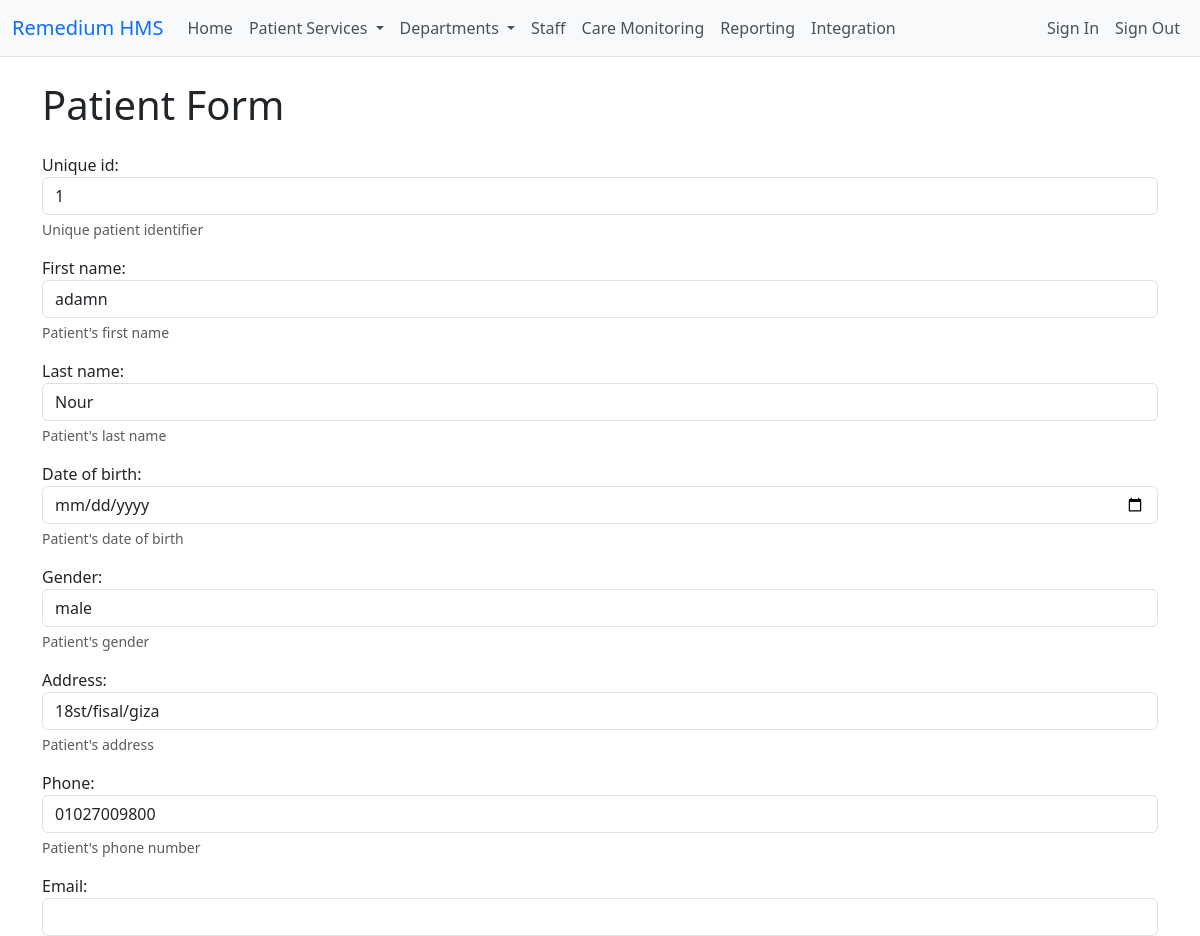
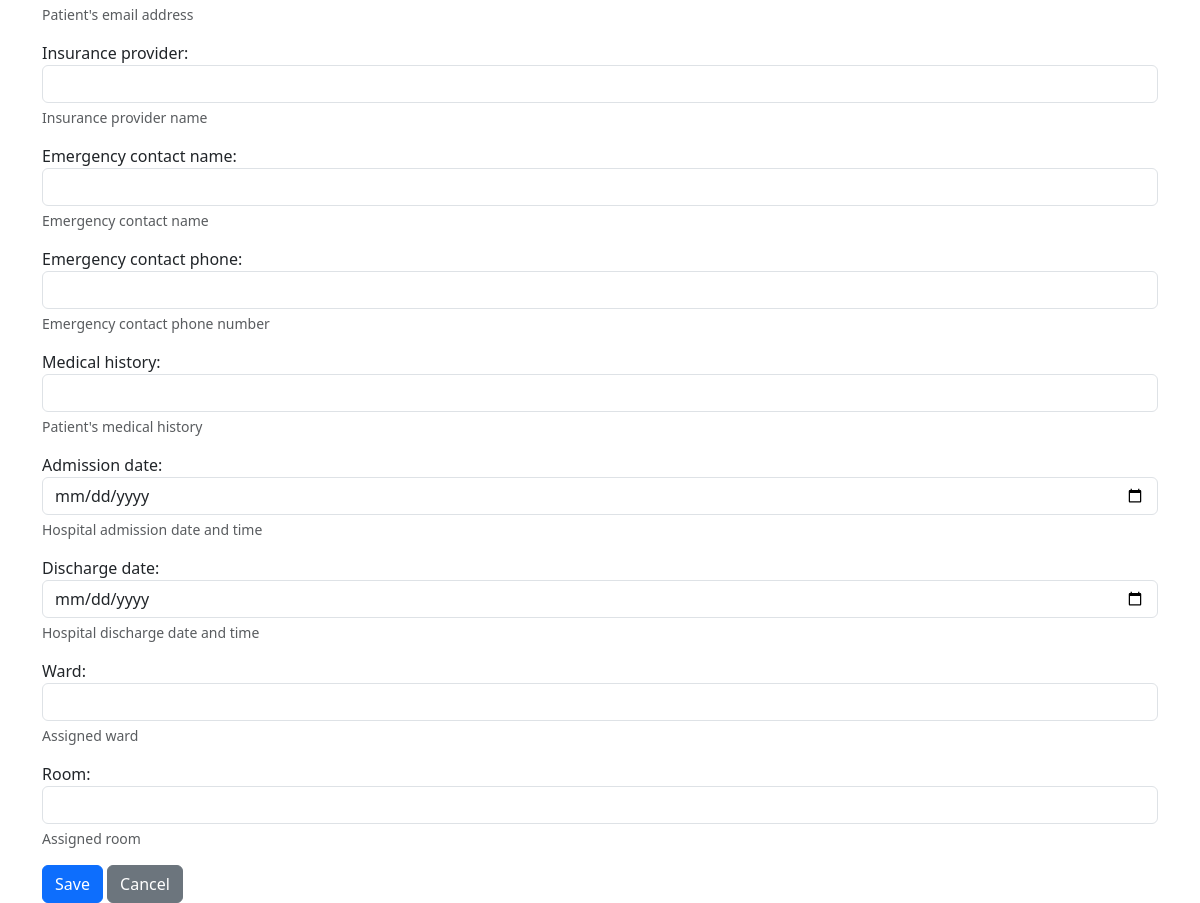
Screenshot of /patients/1/update/ (signed in) with the database file from the repository (2 pictures, top to bottom).
### patients/models.py (models this page shows, shortened)
class Patient(models.Model):
    GENDER_CHOICES = [
        ('M', 'Male'),
        ('F', 'Female'),
        ('O', 'Other'),
        ('P', 'Prefer not to say'),
    ]
    class Meta:
        app_label = 'patients'
        permissions = [
            ('patients_view_patient', 'Can view patient'),
            ('patients_add_patient', 'Can add patient'),
            ('patients_change_patient', 'Can change patient'),
            ('patients_delete_patient', 'Can delete patient'),
        ]
        constraints = [
            models.CheckConstraint(
                check=models.Q(discharge_date__isnull=True) | models.Q(discharge_date__gte=models.F('admission_date')),
                name='discharge_after_admission'
            ),
        ]
    phone_regex = RegexValidator(
        regex=r'^\+?1?\d{9,15}$',
        message="Phone number must be entered in the format: '+999999999'. Up to 15 digits allowed."
    )
    unique_id = models.CharField(
        max_length=20,
        unique=True,
        help_text="Unique patient identifier"
    )
    first_name = models.CharField(
        max_length=50,
        help_text="Patient's first name"
    )
    last_name = models.CharField(
        max_length=50,
        help_text="Patient's last name"
    )
    date_of_birth = models.DateField(
        help_text="Patient's date of birth"
    )
    gender = models.CharField(
        max_length=1,
        choices=GENDER_CHOICES,
        help_text="Patient's gender"
    )
    address = models.TextField(help_text="Patient's address")
    phone = models.CharField(
        validators=[phone_regex],
        max_length=20,
        help_text="Patient's phone number"
    )
    email = models.EmailField(
        blank=True,
        null=True,
        help_text="Patient's email address"
    )
    insurance_provider = models.CharField(
        max_length=100,
        blank=True,
        null=True,
        help_text="Insurance provider name"
    )
    emergency_contact_name = models.CharField(
        max_length=100,
        blank=True,
        null=True,
        help_text="Emergency contact name"
    )
    emergency_contact_phone = models.CharField(
        validators=[phone_regex],
        max_length=20,
        blank=True,
        null=True,
        help_text="Emergency contact phone number"
    )
    medical_history = models.TextField(
        blank=True,
        null=True,
        help_text="Patient's medical history"
    )
    admission_date = models.DateTimeField(
        blank=True,
        null=True,
        help_text="Hospital admission date and time"
    )
    discharge_date = models.DateTimeField(
        blank=True,
        null=True,
        help_text="Hospital discharge date and time"
    )
    ward = models.ForeignKey(
        "hospital.Ward",
        on_delete=models.SET_NULL,
        blank=True,
        null=True,
        help_text="Assigned ward"
    )
    room = models.ForeignKey(
        "hospital.Room",
        on_delete=models.SET_NULL,
        blank=True,
        null=True,
        help_text="Assigned room"
    )

### patients/views.py (the view)
# urls.py: path('patients/<int:pk>/update/', views.PatientUpdateView.as_view(), name='patient_update'),
class PatientUpdateView(LoginRequiredMixin, PermissionRequiredMixin, generic.UpdateView):
    model = Patient
    form_class = PatientForm
    template_name = 'patients/patient_form.html'
    success_url = '/patients/'  # Redirect to the list view after success
    permission_required = 'patients_change_patient'

### patients/forms.py (shortened to what this page needs)
class PatientForm(forms.ModelForm):
    class Meta:
        model = Patient
        fields = [
            'unique_id', 'first_name', 'last_name', 'date_of_birth', 'gender',
            'address', 'phone', 'email', 'insurance_provider', 'emergency_contact_name',
            'emergency_contact_phone', 'medical_history', 'admission_date', 'discharge_date',
            'ward', 'room'
        ]
        widgets = {
            'date_of_birth': forms.DateInput(attrs={'type': 'date'}),
            'admission_date': forms.DateInput(attrs={'type': 'date'}),
            'discharge_date': forms.DateInput(attrs={'type': 'date'}),
        }

### patients/templates/patients/patient_form.html (shortened to what this page needs)
{% extends 'base.html' %}
{% block content %}
<h1 class="mb-4">Patient Form</h1>
<form method="post" novalidate>
    {% for field in form %}
        <div class="mb-3">
            {{ field.label_tag }}
            <input type="{{ field.widget_type }}" name="{{ field.html_name }}" class="form-control {% if field.errors %}is-invalid{% endif %}" id="{{ field.id_for_label }}" value="{{ field.value|default_if_none:'' }}">
            {% if field.help_text %}
                <div class="form-text">{{ field.help_text }}</div>
            {% endif %}
        </div>
    {% endfor %}
    <button type="submit" class="btn btn-primary">Save</button>
    <a href="{% url 'patient_list' %}" class="btn btn-secondary">Cancel</a>
</form>
{% endblock %}

### static/css/custom.css (style rules this page uses)
.btn-primary { background-color: #0d6efd; border-color: #0d6efd; }

### rows the page displays
Patient: first_name "adamn" "Nour" "male" "18st/fisal/giza" "01027009800"

### other values shown
{{ field.label_tag }} "Unique id:" "First name:" "Last name:" "Date of birth:" "Gender:" "Address:" "Phone:" "Email:" "Insurance provider:" "Emergency contact name:" "Emergency contact phone:" "Medical history:" "Admission date:" "Discharge date:" "Ward:" "Room:"
{{ field.help_text }} "Unique patient identifier" "Patient's first name" "Patient's last name" "Patient's date of birth" "Patient's gender" "Patient's address" "Patient's phone number" "Patient's email address" "Insurance provider name" "Emergency contact name" "Emergency contact phone number" "Patient's medical history" "Hospital admission date and time" "Hospital discharge date and time" "Assigned ward" "Assigned room"
